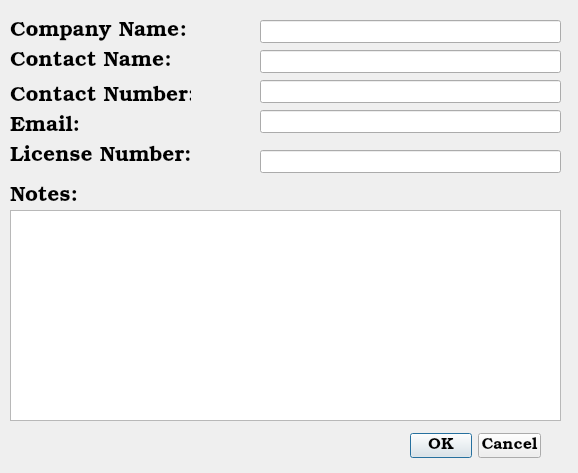
<?xml version="1.0" encoding="UTF-8"?>
<ui version="4.0">
 <class>Dialog</class>
 <widget class="QDialog" name="Dialog">
  <property name="geometry">
   <rect>
    <x>0</x>
    <y>0</y>
    <width>578</width>
    <height>473</height>
   </rect>
  </property>
  <property name="windowTitle">
   <string>Dialog</string>
  </property>
  <widget class="QLabel" name="label">
   <property name="geometry">
    <rect>
     <x>10</x>
     <y>10</y>
     <width>181</width>
     <height>41</height>
    </rect>
   </property>
   <property name="font">
    <font>
     <family>URW Bookman L</family>
     <pointsize>16</pointsize>
    </font>
   </property>
   <property name="text">
    <string>Company Name:</string>
   </property>
  </widget>
  <widget class="QLabel" name="label_2">
   <property name="geometry">
    <rect>
     <x>10</x>
     <y>50</y>
     <width>161</width>
     <height>21</height>
    </rect>
   </property>
   <property name="font">
    <font>
     <family>URW Bookman L</family>
     <pointsize>16</pointsize>
    </font>
   </property>
   <property name="text">
    <string>Contact Name:</string>
   </property>
  </widget>
  <widget class="QLabel" name="label_3">
   <property name="geometry">
    <rect>
     <x>10</x>
     <y>80</y>
     <width>181</width>
     <height>31</height>
    </rect>
   </property>
   <property name="font">
    <font>
     <family>URW Bookman L</family>
     <pointsize>16</pointsize>
    </font>
   </property>
   <property name="text">
    <string>Contact Number:</string>
   </property>
  </widget>
  <widget class="QLabel" name="label_4">
   <property name="geometry">
    <rect>
     <x>10</x>
     <y>110</y>
     <width>81</width>
     <height>31</height>
    </rect>
   </property>
   <property name="font">
    <font>
     <family>URW Bookman L</family>
     <pointsize>16</pointsize>
    </font>
   </property>
   <property name="text">
    <string>Email:</string>
   </property>
  </widget>
  <widget class="QLabel" name="label_5">
   <property name="geometry">
    <rect>
     <x>10</x>
     <y>140</y>
     <width>181</width>
     <height>31</height>
    </rect>
   </property>
   <property name="font">
    <font>
     <family>URW Bookman L</family>
     <pointsize>16</pointsize>
    </font>
   </property>
   <property name="text">
    <string>License Number:</string>
   </property>
  </widget>
  <widget class="QTextEdit" name="textNoteBox">
   <property name="geometry">
    <rect>
     <x>10</x>
     <y>210</y>
     <width>551</width>
     <height>211</height>
    </rect>
   </property>
   <property name="font">
    <font>
     <family>URW Bookman L</family>
     <pointsize>12</pointsize>
    </font>
   </property>
  </widget>
  <widget class="QLabel" name="label_6">
   <property name="geometry">
    <rect>
     <x>10</x>
     <y>180</y>
     <width>91</width>
     <height>31</height>
    </rect>
   </property>
   <property name="font">
    <font>
     <family>URW Bookman L</family>
     <pointsize>16</pointsize>
    </font>
   </property>
   <property name="text">
    <string>Notes:</string>
   </property>
  </widget>
  <widget class="QLineEdit" name="lineCompany">
   <property name="geometry">
    <rect>
     <x>260</x>
     <y>20</y>
     <width>301</width>
     <height>23</height>
    </rect>
   </property>
   <property name="font">
    <font>
     <family>URW Bookman L</family>
     <pointsize>12</pointsize>
    </font>
   </property>
  </widget>
  <widget class="QLineEdit" name="lineContactName">
   <property name="geometry">
    <rect>
     <x>260</x>
     <y>50</y>
     <width>301</width>
     <height>23</height>
    </rect>
   </property>
   <property name="font">
    <font>
     <family>URW Bookman L</family>
     <pointsize>12</pointsize>
    </font>
   </property>
  </widget>
  <widget class="QLineEdit" name="lineContactNum">
   <property name="geometry">
    <rect>
     <x>260</x>
     <y>80</y>
     <width>301</width>
     <height>23</height>
    </rect>
   </property>
   <property name="font">
    <font>
     <family>URW Bookman L</family>
     <pointsize>12</pointsize>
    </font>
   </property>
  </widget>
  <widget class="QLineEdit" name="lineEmail">
   <property name="geometry">
    <rect>
     <x>260</x>
     <y>110</y>
     <width>301</width>
     <height>23</height>
    </rect>
   </property>
   <property name="font">
    <font>
     <family>URW Bookman L</family>
     <pointsize>12</pointsize>
    </font>
   </property>
  </widget>
  <widget class="QLineEdit" name="lineLicenseNum">
   <property name="geometry">
    <rect>
     <x>260</x>
     <y>150</y>
     <width>301</width>
     <height>23</height>
    </rect>
   </property>
   <property name="font">
    <font>
     <family>URW Bookman L</family>
     <pointsize>12</pointsize>
    </font>
   </property>
  </widget>
  <widget class="QDialogButtonBox" name="buttonBox">
   <property name="geometry">
    <rect>
     <x>410</x>
     <y>430</y>
     <width>131</width>
     <height>31</height>
    </rect>
   </property>
   <property name="font">
    <font>
     <family>URW Bookman L</family>
     <pointsize>12</pointsize>
    </font>
   </property>
   <property name="standardButtons">
    <set>QDialogButtonBox::Cancel|QDialogButtonBox::Ok</set>
   </property>
  </widget>
 </widget>
 <resources/>
 <connections/>
</ui>
